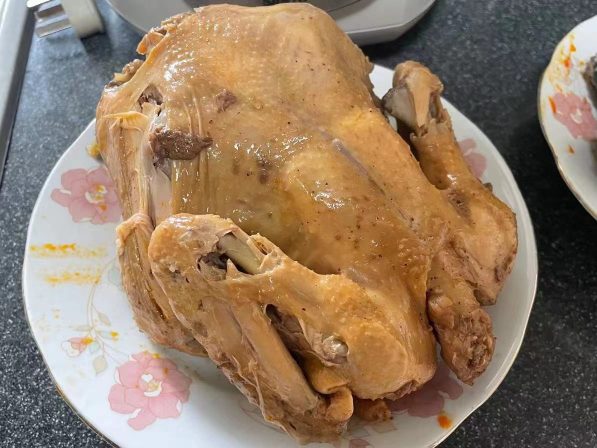
#> input picture ai/opencv/day06_图像基本变换/作业/day05_logo画图/chicken.jpg, 1194 x 896 px (shown at 1/2 size)
$ jupyter execute Logo.ipynb
#> lines starting #> are read from the running program, lines starting #| are printed output that depends on the picture; after the words box and inside, x2 and y2 are one past the last pixel; in counts of white or black regions, pixels touching at a corner belong together
[cell 1]
import cv2
import numpy as np
from PIL import ImageFont, ImageDraw, Image

[cell 2]
# 导入图片
chicken = cv2.imread("./chicken.jpg")
#> chicken is the input picture: shape (896, 1194, 3); mean B, G, R 99.3, 122.5, 146.3


font = ImageFont.truetype('./msyhbd.ttc', 40)
img_pil = Image.fromarray(chicken)
draw = ImageDraw.Draw(img_pil)
draw.text((280, 800), 'Winner Winner Chicken Dinner', font=font, fill=(255, 255, 0, 0))
chicken = np.array(img_pil)
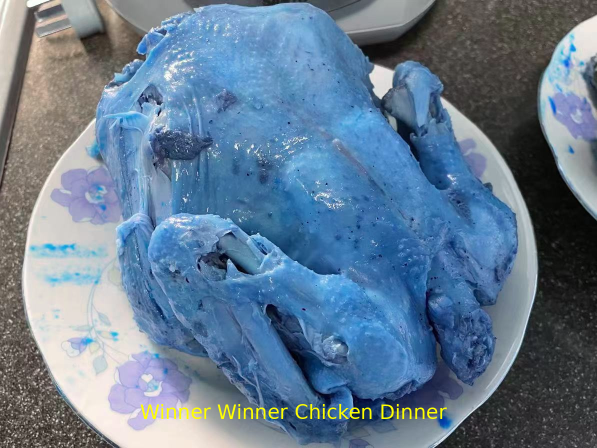
#> chicken: shape (896, 1194, 3) (shown at 1/2 size); mean R, G, B 100, 123.1, 145.7


# Logo
logo = np.zeros((200,200,3),np.uint8)
# 画logo
logo[20:70,20:70]= [255,0,0]
logo[40:90,40:90]= [0,255,0]
logo[60:110,60:110]= [0,0,255]
logo[80:130,80:130]= [255,255,0]
logo[100:150,100:150]= [0,255,255]
logo[120:170,120:170]= [255,0,255]


# bitwise_and(src1, src2[, dst[, mask]]) -> dst
flag = np.zeros((200,200),np.uint8)
flag[20:70,20:70]= 255
flag[40:90,40:90]= 255
flag[60:110,60:110]= 255
flag[80:130,80:130]= 255
flag[100:150,100:150]= 255
flag[120:170,120:170]= 255

# 反转
flag_reverse = cv2.bitwise_not(flag)
# 选择logo的位置
part_chicken = chicken[0:200,0:200]
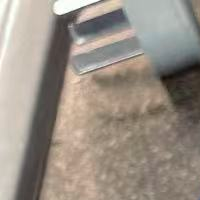
#> part_chicken: shape (200, 200, 3); mean R, G, B 153.9, 144.3, 133.9
finall_logo = cv2.bitwise_and(part_chicken,part_chicken,mask = flag_reverse)
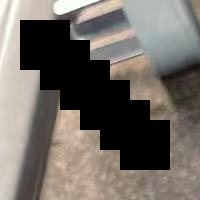
#> finall_logo: shape (200, 200, 3); mean R, G, B 113.2, 107.2, 100.3
aaa = cv2.add(logo,finall_logo)
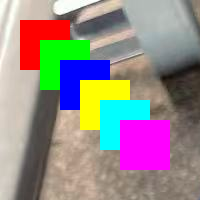
#> aaa: shape (200, 200, 3); mean R, G, B 149.6, 137.8, 136.7
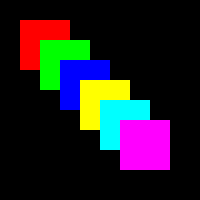
#> logo: shape (200, 200, 3); mean R, G, B 36.3, 30.6, 36.3
chicken[0:200,0:200] = aaa
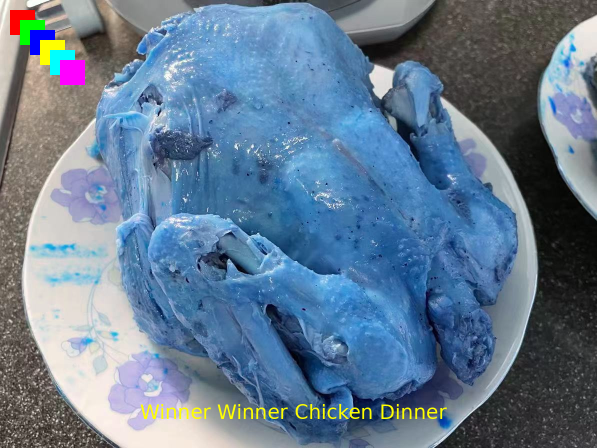
#> chicken: shape (896, 1194, 3) (shown at 1/2 size); 0.98% of pixels changed, all inside (x1, y1, x2, y2) = (20, 20, 170, 170)


cv2.imshow("chicken",chicken)
cv2.waitKey(0)
cv2.destroyAllWindows()
